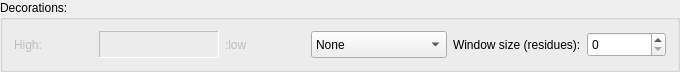
             <widget class="QGroupBox" name="groupBox_3">
              <property name="minimumSize">
               <size>
                <width>680</width>
                <height>0</height>
               </size>
              </property>
              <property name="maximumSize">
               <size>
                <width>16777215</width>
                <height>70</height>
               </size>
              </property>
              <property name="title">
               <string>Decorations:</string>
              </property>
              <layout class="QGridLayout" name="gridLayout_4">
               <item row="0" column="0">
                <widget class="QLabel" name="lblScaleH">
                 <property name="enabled">
                  <bool>false</bool>
                 </property>
                 <property name="text">
                  <string>High:</string>
                 </property>
                </widget>
               </item>
               <item row="0" column="1">
                <widget class="QLabel" name="lblScale">
                 <property name="enabled">
                  <bool>false</bool>
                 </property>
                 <property name="minimumSize">
                  <size>
                   <width>120</width>
                   <height>20</height>
                  </size>
                 </property>
                 <property name="maximumSize">
                  <size>
                   <width>140</width>
                   <height>16777215</height>
                  </size>
                 </property>
                 <property name="frameShape">
                  <enum>QFrame::Panel</enum>
                 </property>
                 <property name="frameShadow">
                  <enum>QFrame::Sunken</enum>
                 </property>
                 <property name="text">
                  <string/>
                 </property>
                 <property name="pixmap">
                  <pixmap resource="Resources/VgenesResources.qrc">:/PNG-Icons/ScalePic.png</pixmap>
                 </property>
                 <property name="scaledContents">
                  <bool>true</bool>
                 </property>
                </widget>
               </item>
               <item row="0" column="2">
                <widget class="QLabel" name="lblScaleL">
                 <property name="enabled">
                  <bool>false</bool>
                 </property>
                 <property name="text">
                  <string>:low</string>
                 </property>
                </widget>
               </item>
               <item row="0" column="3">
                <widget class="QComboBox" name="cboDecorate">
                 <property name="minimumSize">
                  <size>
                   <width>30</width>
                   <height>27</height>
                  </size>
                 </property>
                 <item>
                  <property name="text">
                   <string>None</string>
                  </property>
                 </item>
                 <item>
                  <property name="text">
                   <string>Isoelectric Point (pI)</string>
                  </property>
                 </item>
                 <item>
                  <property name="text">
                   <string>Instability</string>
                  </property>
                 </item>
                 <item>
                  <property name="text">
                   <string>Flexibility</string>
                  </property>
                 </item>
                 <item>
                  <property name="text">
                   <string>Hydrophobicity</string>
                  </property>
                 </item>
                 <item>
                  <property name="text">
                   <string>Hydrophilicity</string>
                  </property>
                 </item>
                 <item>
                  <property name="text">
                   <string>Surface</string>
                  </property>
                 </item>
                </widget>
               </item>
               <item row="0" column="4">
                <widget class="QLabel" name="label_11">
                 <property name="text">
                  <string>Window size (residues):</string>
                 </property>
                </widget>
               </item>
               <item row="0" column="5">
                <widget class="QSpinBox" name="spinBox">
                 <property name="minimumSize">
                  <size>
                   <width>50</width>
                   <height>25</height>
                  </size>
                 </property>
                </widget>
               </item>
              </layout>
             </widget>
